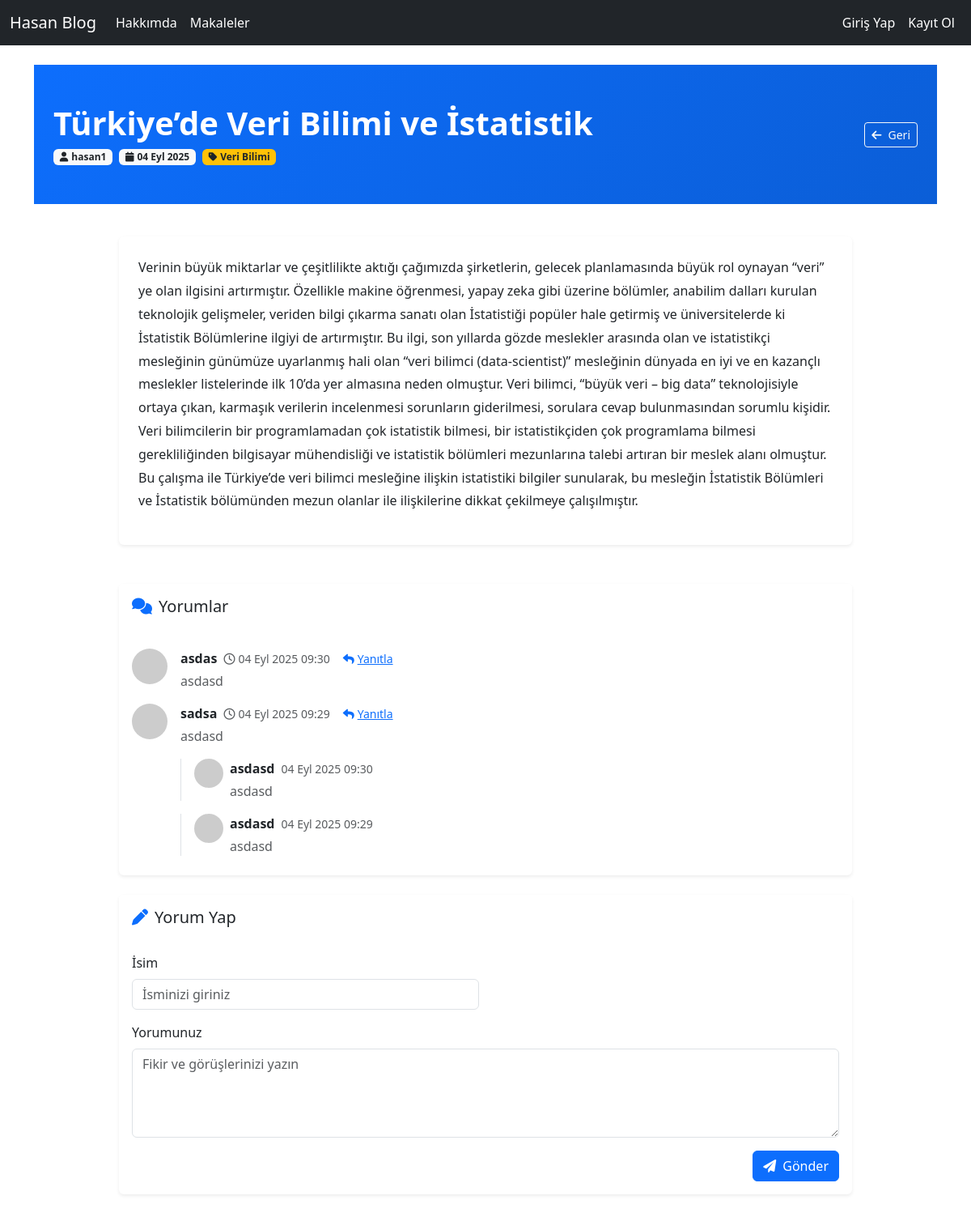
/articles/article/17, run on the app's committed database.
### article/models.py (models this page shows, shortened)
class Article(models.Model):
    author = models.ForeignKey("auth.User",on_delete=models.CASCADE,verbose_name="Yazar")
    title = models.CharField(max_length=50,verbose_name="Başlık")
    content = RichTextField()
    created_date = models.DateTimeField(auto_now_add=True,verbose_name="Oluşturulma Tarihi")
    article_image = models.FileField(blank=True,null=True,verbose_name="Makaleye görsel ekleyin")
    category = models.ForeignKey(Category,on_delete=models.SET_NULL,null=True,blank=True)
    class Meta:
        ordering = ['-created_date']

class Category(models.Model):
    name = models.CharField(max_length=100,unique=True)
    slug = models.SlugField(max_length=150,unique=True,blank=True)

class Comment(models.Model):
    article = models.ForeignKey(Article,on_delete=models.CASCADE,verbose_name="Makale",related_name="comments")
    comment_author = models.CharField(max_length=50,verbose_name="İsim")
    comment_content = models.CharField(max_length=200,verbose_name="Yorum")
    comment_date = models.DateTimeField(auto_now_add=True)
    parent = models.ForeignKey("self", null=True, blank=True, related_name="replies", on_delete=models.CASCADE)
    class Meta:
        ordering = ['-comment_date']

### article/views.py (the view)
# urls.py: path('article/<int:id>',views.detail,name = "detail"),
def detail(request,id):
    article = get_object_or_404(Article,id = id) # istenen id'ye ait bir makale yoksa 404 not found hatası dönecek.
    comments = article.comments.filter(parent__isnull=True)
    related_articles = Article.objects.filter(category=article.category).exclude(id=article.id)[:6]
    is_favorited = False
    if request.user.is_authenticated:
        is_favorited = article.favorited_by.filter(user=request.user).exists()
    return render(request,"detail.html",{"article":article,"comments":comments,"related_articles":related_articles,"is_favorited":is_favorited})

### templates/detail.html (shortened to what this page needs)
{% extends "layout.html" %}
{% block body %}
<link rel="stylesheet" href="https://cdnjs.cloudflare.com/ajax/libs/font-awesome/6.0.0/css/all.min.css">
<div class="container-fluid bg-dark text-white py-5 mb-4" style="background: linear-gradient(135deg,#0d6efd,#0b5ed7);">
  <div class="container">
    <div class="row align-items-center">
      <div class="col-lg-9">
        <h1 class="display-6 fw-bold mb-2">{{ article.title }}</h1>
        <div class="d-flex flex-wrap align-items-center gap-2">
          <span class="badge bg-light text-dark"><i class="fas fa-user me-1"></i>{{ article.author.username }}</span>
          <span class="badge bg-light text-dark"><i class="fas fa-calendar me-1"></i>{{ article.created_date|date:"d M Y" }}</span>
          {% if article.category %}
            <a href="{% url 'article:category_articles' article.category.slug %}" class="badge bg-warning text-dark text-decoration-none">
              <i class="fas fa-tag me-1"></i>{{ article.category.name }}
            </a>
          {% endif %}
        </div>
      </div>
      <div class="col-lg-3 text-lg-end mt-3 mt-lg-0">
        <a href="{% url 'article:articles' %}" class="btn btn-outline-light btn-sm"><i class="fas fa-arrow-left me-2"></i>Geri</a>
      </div>
    </div>
  </div>
</div>
<div class="container">
  <div class="row justify-content-center">
    <div class="col-lg-10">
      <article class="card shadow-sm border-0 mb-5">
        <div class="card-body p-4">
          <section class="article-content">
            {{ article.content|safe }}
          </section>
        </div>
      </article>
      <div class="card shadow-sm border-0 mb-4">
        <div class="card-header bg-white border-0 py-3">
          <h5 class="mb-0"><i class="fas fa-comments me-2 text-primary"></i>Yorumlar</h5>
        </div>
        <div class="card-body">
          {% if comments %}
            <div class="list-group list-group-flush">
              {% for comment in comments %}
              <div class="list-group-item px-0">
                <div class="d-flex">
                  <div class="flex-shrink-0">
                    <img class="rounded-circle" src="https://ui-avatars.com/api/?name={{ comment.comment_author|urlencode }}&background=0D6EFD&color=fff" alt="avatar" width="44" height="44">
                  </div>
                  <div class="ms-3">
                    <div class="d-flex align-items-center gap-2 mb-1">
                      <strong>{{ comment.comment_author }}</strong>
                      <small class="text-muted"><i class="far fa-clock me-1"></i>{{ comment.comment_date|date:"d M Y H:i" }}</small>
                      <a href="#" class="small ms-2" onclick="replyTo(event, {{ comment.id }} , '{{ comment.comment_author|escapejs }}')">
                        <i class="fas fa-reply me-1"></i>Yanıtla
                      </a>
                    </div>
                    <div class="text-muted">{{ comment.comment_content }}</div>
                    {% if comment.replies.all %}
                      {% for r in comment.replies.all %}
                        <div class="d-flex mt-3 ps-3 border-start">
                          <div class="flex-shrink-0">
                            <img class="rounded-circle" src="https://ui-avatars.com/api/?name={{ r.comment_author|urlencode }}&background=6C757D&color=fff" width="36" height="36" alt="avatar">
                          </div>
                          <div class="ms-2">
                            <div class="d-flex align-items-center gap-2 mb-1">
                              <strong>{{ r.comment_author }}</strong>
                              <small class="text-muted">{{ r.comment_date|date:"d M Y H:i" }}</small>
                            </div>
                            <div class="text-muted">{{ r.comment_content }}</div>
                          </div>
                        </div>
                      {% endfor %}
                    {% endif %}
                  </div>
                </div>
              </div>
              {% endfor %}
            </div>
          {% else %}
            <div class="text-center text-muted py-3">Henüz yorum yok. İlk yorumu siz yazın.</div>
          {% endif %}
        </div>
      </div>
      <div id="commentFormCard" class="card shadow-sm border-0 mb-5">
        <div class="card-header bg-white border-0 py-3">
          <h5 class="mb-0"><i class="fas fa-pen me-2 text-primary"></i>Yorum Yap</h5>
        </div>
        <div class="card-body">
          <form id="commentForm" action="{% url 'article:comment' article.id %}" method="post">
            <div class="row g-3">
              <div class="col-md-6">
                <label class="form-label">İsim</label>
                <input name="comment_author" type="text" class="form-control" placeholder="İsminizi giriniz" required>
              </div>
              <div class="col-12">
                <label class="form-label">Yorumunuz</label>
                <textarea name="comment_content" class="form-control" rows="4" placeholder="Fikir ve görüşlerinizi yazın" required></textarea>
              </div>
            </div>
            <div class="d-flex justify-content-end mt-3">
              <button type="submit" class="btn btn-primary"><i class="fas fa-paper-plane me-2"></i>Gönder</button>
            </div>
          </form>
        </div>
      </div>
    </div>
  </div>
</div>
{% endblock %}

### templates/detail.html (style rules this page uses)
.article-content p { line-height: 1.8; }
.list-group-item { border: 0; border-top: 1px solid rgba(0,0,0,.05); }
.list-group-item:first-child { border-top: 0; }
.badge { font-weight: 600; }
.btn { transition: all .2s ease; }

### data on the page
Article: title "Türkiye’de Veri Bilimi ve İstatistik", author.username "hasan1", created_date "04 Eyl 2025", category.name "Veri Bilimi", content "Verinin büyük miktarlar ve çeşitlilikte aktığı çağımızda şirketlerin, gelecek planlamasında büyük rol oynayan “veri” ye olan ilgisini artırmıştır. Özellikle makine öğrenmesi, yapay zeka gibi üzerine bölümler, anabilim dalları kurulan teknolojik gelişmeler, veriden bilgi çıkarma sanatı olan İstatistiği popüler hale getirmiş ve üniversitelerde ki İstatistik Bölümlerine ilgiyi de artırmıştır. Bu ilgi, son yıllarda gözde meslekler arasında olan ve istatistikçi mesleğinin günümüze uyarlanmış hali olan “veri bilimci (data-scientist)” mesleğinin dünyada en iyi ve en kazançlı meslekler listelerinde ilk 10’da yer almasına neden olmuştur. Veri bilimci, “büyük veri – big data” teknolojisiyle ortaya…"
Comment: comment_author "asdas", comment_date "04 Eyl 2025 09:30", comment_content "asdasd"
Comment: comment_author "sadsa", comment_date "04 Eyl 2025 09:29", comment_content "asdasd"
Comment: comment_author "asdasd", comment_date "04 Eyl 2025 09:30", comment_content "asdasd"
Comment: comment_author "asdasd", comment_date "04 Eyl 2025 09:29", comment_content "asdasd"
